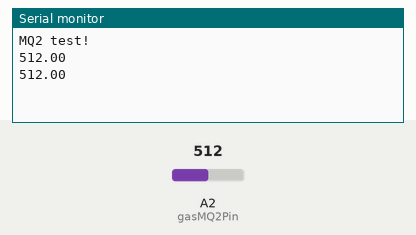
The sketch below on a simulated Arduino Uno, built with avr-gcc and run on an emulated ATmega328P. Parts: the last lines printed to the serial monitor. The inputs (shaded band) are chosen by the test bench; at power-on: A2 (gasMQ2Pin) = 512.

Above: at 2.8 s.
2.9 s: A2 (gasMQ2Pin) set to 716
At 5.2 s:
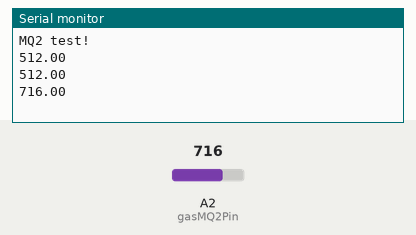
5.6 s: A2 (gasMQ2Pin) set to 900
At 6.8 s:
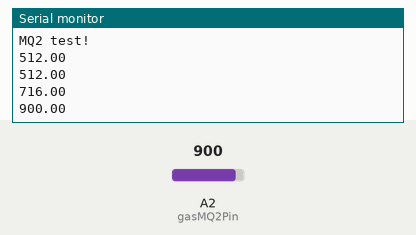
Timing chart, 0 to 8.6 s (numbered marks = the images above; inputs shaded):
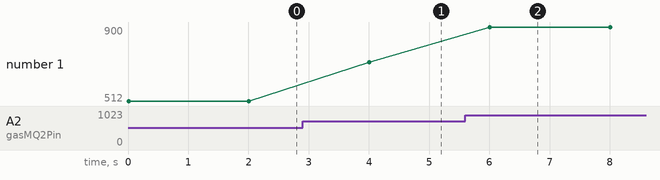

The sketch:

MQ2.ino
```cpp
#define gasMQ2Pin A2


class deviceMQ2 {
  public:
    deviceMQ2() {

    }

    float readValue() {
      return analogRead(gasMQ2Pin);
    }
};

deviceMQ2 sensorMQ2;

void setup() {
  Serial.begin(9600);
  Serial.println("MQ2 test!");

}

void loop() {
  Serial.println(sensorMQ2.readValue());
  delay(2000);
}
```

Measured:
- after the input at 2.9 s, the serial monitor: prints a new line after 1.1 s (image 1)
- after the input at 5.6 s, the serial monitor: prints a new line after 0.40 s (image 2)
- plotted number 1: 512 → 716 after the input at 2.9 s, 716 → 900 after the input at 5.6 s
